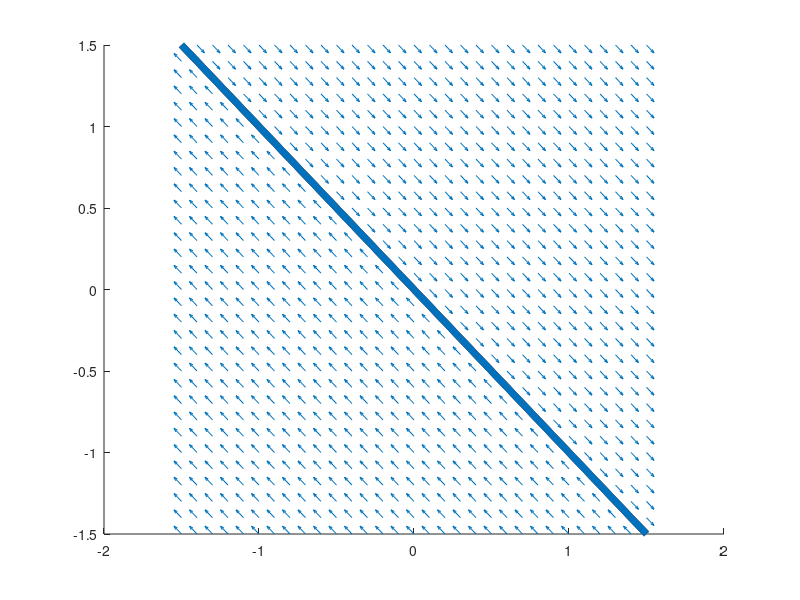

Here is the MATLAB script that generated this plot: (Note: this script raises an error after producing the figure.)
% === (0, 3)                         mat 1
%A = [3 0;0 0];
%A = [3 0;0 3];
%A = [3 0;0 -3];
%A = [0 3;0 0];

% === (1, -1)                        mat 2
%A = [1 -1;0 0];
%A = [1 -1;-1 1];
%A = [1 -1;1 -1];
%A = [0 1;-1 0];

% === (-1, 0)                        mat 3
%A = [-1 0;0 0];
%A = [-1 0;0 -1];
%A = [-1 0;0 1];
%A = [0 -1;0 0];

% === (-1, -2)                       mat 4
%A = [-1 -2;0 0];
%A = [-1 -2;-2 -1];
%A = [-1 -2;2 1];
%A = [0 -1;-2 0];

% === (2, 2)                         mat 5
%A = [2 2; 0 0];
%A = [2 2; 2 2];
A = [2 2; -2 -2];
%A = [0 2; 2 0];

function [t,x] = system_simulation(A, init)
    ode_sys = @(t,x) [A(1,1)*x(1)+A(1,2)*x(2);A(2,1)*x(1)+A(2,2)*x(2)]; # Définition système
    %[t,x] = ode23 (ode_sys, [0, 10], [2, 0]); # Résolution système
    [t,x] = ode23 (ode_sys, [0, 10], init); # Résolution système
endfunction

%[t,x] = system_simulation(A);
[t,x] = system_simulation(A, [2, 0]);
%[t,x] = system_simulation(A, [-5, -2]);
%[t,x] = system_simulation(A, [2, 0]);
%[t,x] = system_simulation(A, [2, 0]);
%[t,x] = system_simulation(A, [2, 0]);

%figure(1)
%plot(t,x)

# 2. Dessiner les droites correspondants aux vecteurs propres et le sense des trajectoires associés
function [eigenline_1,eigenline_2,V] = compute_eigenlines(A,line_range)
    [V,L] = eig(A);
    eigenline_1 = (V(2,1)/V(1,1)) * line_range;
    eigenline_2 = (V(2,2)/V(1,2)) * line_range;
endfunction

# 3. Calculer les isoclines
function [isocline_1,isocline_2] = compute_isoclines(A,line_range)
    isocline_1 = -(A(1,1)/A(1,2)) * line_range;
    isocline_2 = -(A(2,1)/A(2,2)) * line_range;
endfunction

# 4. Portrait de phase complet
function [x1,x2,x1p,x2p] = plot_portrait_phase_complete(A)
    #grid for plotting
    x1range=-1.5:.1:1.5;
    x2range=-1.5:.1:1.5;
    [x1,x2] = meshgrid(x1range, x2range);

    # Define the system to plot (based on matrix A)
    x1p = A(1,1)*x1+A(1,2)*x2;
    x2p = A(2,1)*x1+A(2,2)*x2;

    #Normalize values for plotting
    norms=sqrt(x1p.^2+x2p.^2);
    
    figure(2)
    [eigenline_1,eigenline_2,V] = compute_eigenlines(A,x1range);
    [isocline_1,isocline_2] = compute_isoclines(A,x1range);
    
    # Vector field plot
    hold on;
    quiver(x1,x2,x1p./norms,x2p./norms,0.5);
    # Isoclines
    plot(x1range,isocline_1,"linewidth",5);
    plot(x1range,isocline_2,"linewidth",5);
    # Vecteurs propres
    plot(x1range,eigenline_1,"linewidth",5);
    plot(x1range,eigenline_2,"linewidth",5);
    quiver([0;0],[0;0],V(1,:),V(2,:),"linewidth",10,"color","k");
    legend("field","v_1","v_2","isocline_1","isocline_2","location","south","orientation", "horizontal");
    
endfunction

[x1,x2,x1p,x2p] = plot_portrait_phase_complete(A);

%figure(3)
%x = -10:0.1:10;
%plot (x, 1/4*x.^2);
%hold on;
%%A_vec = [[-2 1; 1 -2];[2 1; 2 3];[5 9; 6 2];[0 1; 0 1];[0 -1; 1 0];[1/3 -2; 3 -1]]; #cbind like
%A_vec = [[3 0;0 0];[3 0;0 3];[3 0;0 -3];[0 3;0 0]];
%i = 0;
%while i<(rows(A_vec)/2)# Column-wise iteration
%    A = A_vec(2*i+1:2*(i+1),1:2); # Get the proper submatrix
%    plot(trace(A),det(A),sprintf(";[%d %d];o",trace(A),det(A)))
%    i++;
%endwhile
%set(gca, "xaxislocation", "origin");
%set(gca, "yaxislocation", "origin");
%h = legend; legend(h,"location","southwest");
%xlabel("tr(A)");
%ylabel("det(A)");
%box off;
%hold off;
